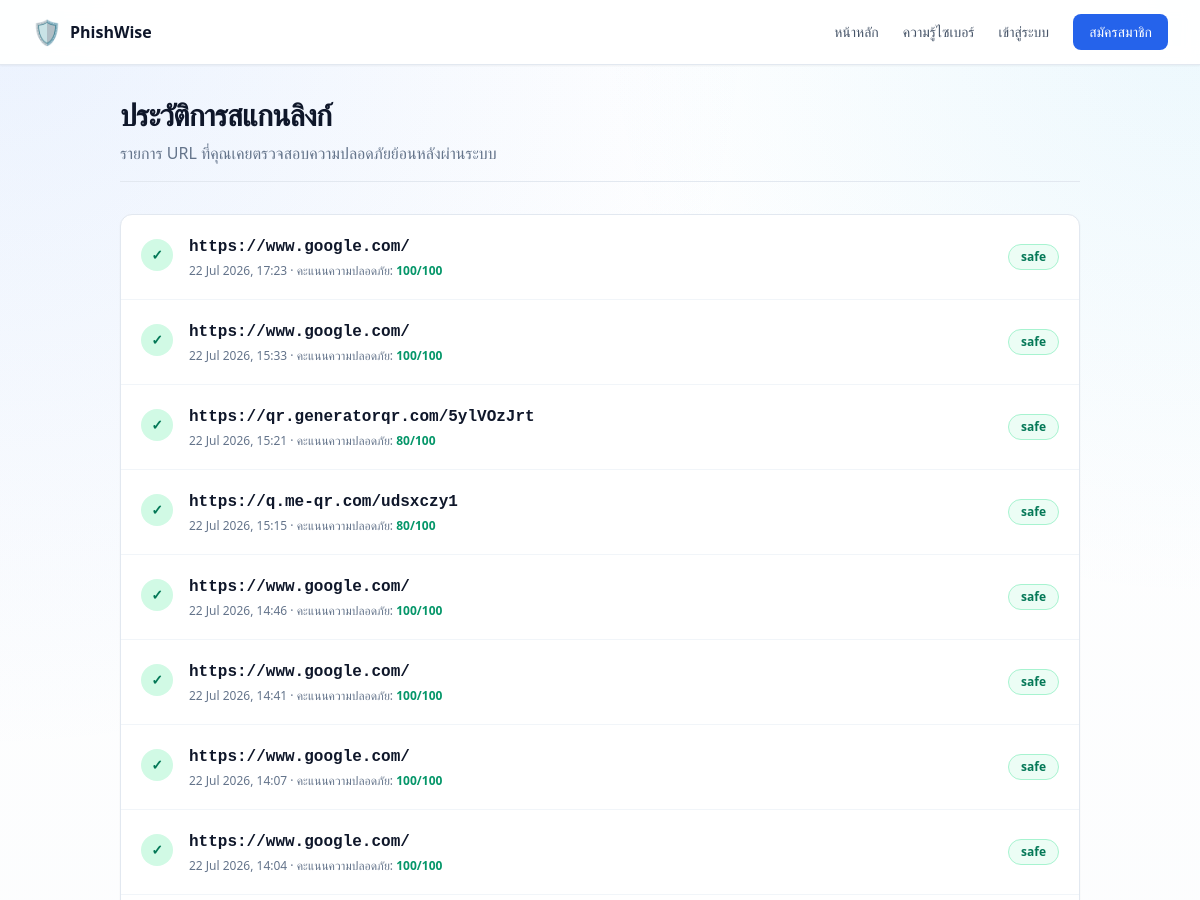
The page /scan-history/ (upper part) on the database as committed earlier.
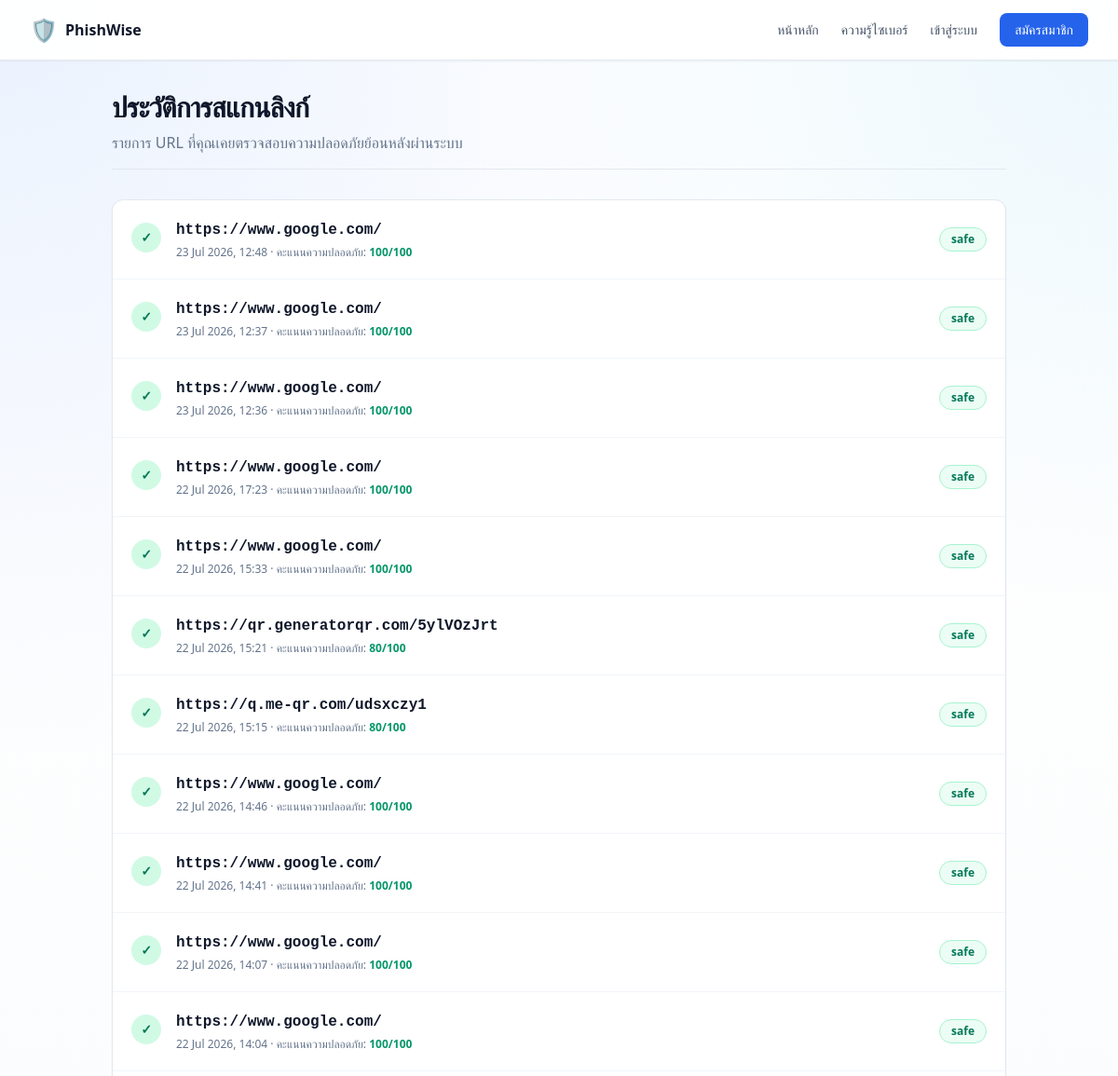
The same page on the database as committed later.
### detector/models.py (models this page shows, shortened)
class ScanHistory(models.Model):
	url = models.TextField()
	score = models.IntegerField()
	status = models.CharField(max_length=20)
	ai_risk_score = models.IntegerField()
	ssl_title = models.TextField()
	ssl_sub = models.TextField()
	domain_age = models.TextField()
	domain_sub = models.TextField()
	is_blacklisted = models.BooleanField(default=False)
	google_safe = models.BooleanField(default=True)
	location = models.TextField()
	has_redirection = models.BooleanField(default=False)
	timestamp = models.DateTimeField()

### dashboard/views.py (the view)
# urls.py: path("scan-history/", views.scan_history_view, name="scan_history"),
def scan_history_view(request):
    scan_data = ScanHistory.objects.order_by("-timestamp")
    return render(
        request,
        "scan_history.html",
        {"scan_data": scan_data, "current_user": current_user(request)},
    )

### dashboard/views.py (called while the page is built)
def current_user(request):
    if not request.session.get("user_email"):
        return None
    return {
        "name": request.session.get("user_name", "User"),
        "email": request.session.get("user_email", ""),
        "role": request.session.get("user_role", "USER"),
    }

### templates/scan_history.html (shortened to what this page needs)
{% extends 'base.html' %}
{% block content %}
<main class="max-w-5xl mx-auto px-4 sm:px-6 lg:px-8 py-8 pb-12">
    <div class="mb-8 border-b border-slate-200 pb-4">
        <h1 class="text-3xl font-bold text-slate-900 tracking-tight flex items-center gap-3">ประวัติการสแกนลิงก์</h1>
        <p class="text-slate-500 mt-2">รายการ URL ที่คุณเคยตรวจสอบความปลอดภัยย้อนหลังผ่านระบบ</p>
    </div>
    <div class="bg-white rounded-xl shadow-sm border border-slate-200 overflow-hidden">
        {% if scan_data %}
            <div class="divide-y divide-slate-100">
                {% for item in scan_data %}
                    <div class="p-5 hover:bg-slate-50 transition flex flex-col sm:flex-row gap-4 items-start sm:items-center justify-between">
                        <div class="flex items-start gap-4 overflow-hidden flex-1">
                            <div class="mt-1 p-2 rounded-full font-bold text-sm w-8 h-8 flex items-center justify-center shrink-0
                                {% if item.score >= 70 %}bg-emerald-100 text-emerald-700
                                {% elif item.score >= 50 %}bg-amber-100 text-amber-700
                                {% else %}bg-rose-100 text-rose-700{% endif %}">
                                {% if item.score >= 70 %}✓{% elif item.score >= 50 %}!{% else %}✕{% endif %}
                            </div>
                            <div class="min-w-0 flex-1">
                                <p class="text-slate-900 font-bold truncate text-base font-mono">{{ item.url }}</p>
                                <p class="text-xs text-slate-500 mt-1">
                                    {{ item.timestamp|date:'d M Y, H:i' }} · คะแนนความปลอดภัย:
                                    <span class="font-bold
                                        {% if item.score >= 70 %}text-emerald-600
                                        {% elif item.score >= 50 %}text-amber-500
                                        {% else %}text-rose-600{% endif %}">
                                        {{ item.score }}/100
                                    </span>
                                </p>
                            </div>
                        </div>
                        <div class="px-3 py-1 rounded-full text-xs font-bold border shrink-0
                            {% if item.score >= 70 %}bg-emerald-50 text-emerald-700 border-emerald-200
                            {% elif item.score >= 50 %}bg-amber-50 text-amber-700 border-amber-200
                            {% else %}bg-rose-50 text-rose-700 border-rose-200{% endif %}">
                            {{ item.status }}
                        </div>
                    </div>
                {% endfor %}
            </div>
        {% else %}
            <div class="py-20 text-center text-slate-400">ยังไม่มีประวัติการสแกนในระบบ</div>
        {% endif %}
    </div>
</main>
{% endblock %}

Rows that differ between the two databases and show on the page:
added ScanHistory: url "https://www.google.com/", timestamp "23 Jul 2026, 12:48", score "100", status "safe"
added ScanHistory: url "https://www.google.com/", timestamp "23 Jul 2026, 12:37", score "100", status "safe"
added ScanHistory: url "https://www.google.com/", timestamp "23 Jul 2026, 12:36", score "100", status "safe"
